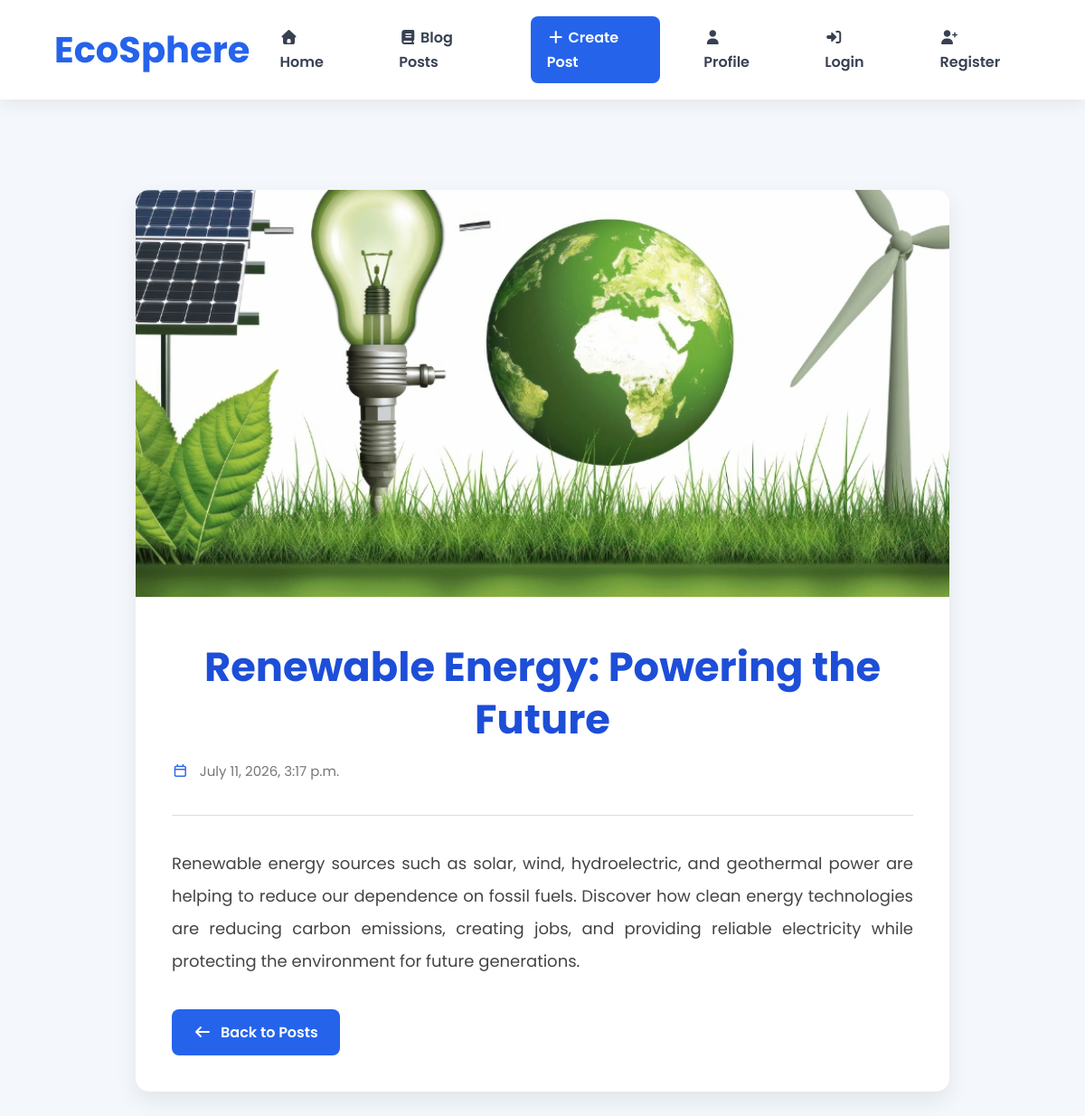
The page /posts/2 on the database its author committed.
### post/models.py (models this page shows, shortened)
class Post(models.Model):
    title = models.CharField(max_length=50)
    content = models.TextField(max_length=2000)
    image = models.ImageField(
        upload_to="posts/",
        null=True,
        blank=True
    )
    created_at = models.DateTimeField(auto_now_add=True)
    updated_at = models.DateTimeField(auto_now=True)

### post/views.py (the view)
# urls.py: path("posts/<int:post_id>", views.single_post, name="single_post"),
def single_post(request, post_id):
    post = Post.objects.get(id=post_id)
    return render(request, 'single_post.html', {'post': post})

### post/templates/single_post.html (shortened to what this page needs)
{% extends "base.html" %}
{% load static %}
{% block content %}
<div class="single-post-container">
    {% if post.image %}
        <img src="{{ post.image.url }}"
             alt="{{ post.title }}"
             class="single-post-image">
    {% endif %}
    <div class="single-post-content">
        <h1 class="single-post-title">
            {{ post.title }}
        </h1>
        <p class="single-post-date">
            <i class="fa-regular fa-calendar"></i>
            {{ post.created_at }}
        </p>
        <hr>
        <div class="single-post-body">
            {{ post.content|linebreaks }}
        </div>
        <a href="{% url 'all_posts' %}" class="back-btn">
            <i class="fa-solid fa-arrow-left"></i>
            Back to Posts
        </a>
    </div>
</div>
{% endblock %}

### post/static/css/main.css (style rules this page uses)
* { margin: 0; padding: 0; box-sizing: border-box; }
body { font-family:"Poppins",sans-serif; background:#f4f7fb; color:#333; margin:0; padding:0; line-height:1.7; }
h1 { text-align: center; color: #2c3e50; margin-bottom: 10px; font-size: 2.8rem; }
hr { border: none; height: 1px; background: #ddd; margin: 35px 0; }
p { margin-bottom: 20px; }
.single-post-container { max-width:900px; margin:50px auto; background:#fff; border-radius:15px; overflow:hidden; box-shadow:0 10px 25px rgba(0,0,0,.08); }
.single-post-image { width:100%; height:450px; object-fit:cover; }
.single-post-content { padding:40px; }
.single-post-title { color:#1d4ed8; margin-bottom:15px; line-height:1.3; }
.single-post-date { color:#777; font-size:15px; margin-bottom:25px; }
.single-post-date i { margin-right:8px; color:#2563eb; }
.single-post-body { font-size:18px; line-height:2; color:#444; margin:35px 0; text-align:justify; }
.back-btn { display:inline-flex; align-items:center; gap:10px; text-decoration:none; background:#2563eb; color:#fff; padding:12px 24px; border-radius:8px; font-weight:600; transition:.3s; }

### rows shown on the page
Post: image (picture), title "Renewable Energy: Powering the Future", created_at "July 11, 2026, 3:17 p.m.", content "Renewable energy sources such as solar, wind, hydroelectric, and geothermal power are helping to reduce our dependence on fossil fuels. Discover how clean energy technologies are reducing carbon emissions, creating jobs, and providing reliable electricity while protecting the environment for future generations."
